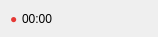
<?xml version="1.0" encoding="UTF-8"?>
<ui version="4.0">
 <class>RecordingPanel</class>
 <widget class="QWidget" name="RecordingPanel">
  <property name="windowTitle">
   <string>Recording</string>
  </property>
  <layout class="QHBoxLayout" name="layout">
   <property name="spacing">
    <number>4</number>
   </property>
   <property name="leftMargin">
    <number>10</number>
   </property>
   <property name="topMargin">
    <number>4</number>
   </property>
   <property name="rightMargin">
    <number>4</number>
   </property>
   <property name="bottomMargin">
    <number>4</number>
   </property>
   <property name="sizeConstraint">
    <enum>QLayout::SetFixedSize</enum>
   </property>
   <item>
    <widget class="QLabel" name="dot">
     <property name="text">
      <string notr="true">●</string>
     </property>
     <property name="styleSheet">
      <string notr="true">color: #e53935;</string>
     </property>
    </widget>
   </item>
   <item>
    <widget class="QLabel" name="timeLabel">
     <property name="minimumSize">
      <size>
       <width>64</width>
       <height>0</height>
      </size>
     </property>
     <property name="text">
      <string notr="true">00:00</string>
     </property>
    </widget>
   </item>
   <item>
    <widget class="QToolButton" name="pauseButton">
     <property name="toolTip">
      <string>Pause</string>
     </property>
     <property name="icon">
      <iconset resource="../../resources/glimpse.qrc">
       <normaloff>:/icons/pause.svg</normaloff>:/icons/pause.svg</iconset>
     </property>
     <property name="iconSize">
      <size>
       <width>22</width>
       <height>22</height>
      </size>
     </property>
     <property name="focusPolicy">
      <enum>Qt::NoFocus</enum>
     </property>
     <property name="autoRaise">
      <bool>true</bool>
     </property>
    </widget>
   </item>
   <item>
    <widget class="QToolButton" name="stopButton">
     <property name="toolTip">
      <string>Stop Recording</string>
     </property>
     <property name="icon">
      <iconset resource="../../resources/glimpse.qrc">
       <normaloff>:/icons/stop.svg</normaloff>:/icons/stop.svg</iconset>
     </property>
     <property name="iconSize">
      <size>
       <width>22</width>
       <height>22</height>
      </size>
     </property>
     <property name="focusPolicy">
      <enum>Qt::NoFocus</enum>
     </property>
     <property name="autoRaise">
      <bool>true</bool>
     </property>
    </widget>
   </item>
  </layout>
 </widget>
 <resources>
  <include location="../../resources/glimpse.qrc"/>
 </resources>
 <connections/>
</ui>
